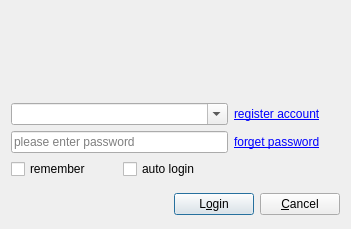
<?xml version="1.0" encoding="UTF-8"?>
<ui version="4.0">
 <class>LoginDialog</class>
 <widget class="QDialog" name="LoginDialog">
  <property name="geometry">
   <rect>
    <x>0</x>
    <y>0</y>
    <width>351</width>
    <height>229</height>
   </rect>
  </property>
  <property name="windowTitle">
   <string>Login</string>
  </property>
  <property name="sizeGripEnabled">
   <bool>false</bool>
  </property>
  <property name="modal">
   <bool>false</bool>
  </property>
  <layout class="QVBoxLayout" name="verticalLayout">
   <item>
    <widget class="QLabel" name="banner">
     <property name="sizePolicy">
      <sizepolicy hsizetype="Preferred" vsizetype="Fixed">
       <horstretch>0</horstretch>
       <verstretch>0</verstretch>
      </sizepolicy>
     </property>
     <property name="minimumSize">
      <size>
       <width>0</width>
       <height>80</height>
      </size>
     </property>
     <property name="baseSize">
      <size>
       <width>0</width>
       <height>0</height>
      </size>
     </property>
     <property name="text">
      <string/>
     </property>
    </widget>
   </item>
   <item>
    <layout class="QGridLayout" name="gridLayout">
     <item row="0" column="2">
      <widget class="QLabel" name="registerAccount">
       <property name="focusPolicy">
        <enum>Qt::NoFocus</enum>
       </property>
       <property name="text">
        <string>&lt;a href=&quot;register&quot;&gt;register account&lt;/a&gt;</string>
       </property>
      </widget>
     </item>
     <item row="1" column="0" colspan="2">
      <widget class="QLineEdit" name="passwordEdit">
       <property name="placeholderText">
        <string>please enter password</string>
       </property>
      </widget>
     </item>
     <item row="1" column="2">
      <widget class="QLabel" name="forgetPassword">
       <property name="focusPolicy">
        <enum>Qt::NoFocus</enum>
       </property>
       <property name="text">
        <string>&lt;a href=&quot;register&quot;&gt;forget password&lt;/a&gt;</string>
       </property>
      </widget>
     </item>
     <item row="2" column="0">
      <widget class="QCheckBox" name="rememberPassword">
       <property name="text">
        <string>remember</string>
       </property>
      </widget>
     </item>
     <item row="2" column="1">
      <widget class="QCheckBox" name="autoLogin">
       <property name="text">
        <string>auto login</string>
       </property>
      </widget>
     </item>
     <item row="0" column="0" colspan="2">
      <widget class="QComboBox" name="accountEdit">
       <property name="editable">
        <bool>true</bool>
       </property>
      </widget>
     </item>
    </layout>
   </item>
   <item>
    <layout class="QHBoxLayout" name="horizontalLayout">
     <property name="topMargin">
      <number>5</number>
     </property>
     <item>
      <spacer name="horizontalSpacer">
       <property name="orientation">
        <enum>Qt::Horizontal</enum>
       </property>
       <property name="sizeHint" stdset="0">
        <size>
         <width>40</width>
         <height>20</height>
        </size>
       </property>
      </spacer>
     </item>
     <item>
      <widget class="QPushButton" name="loginButton">
       <property name="sizePolicy">
        <sizepolicy hsizetype="Fixed" vsizetype="Fixed">
         <horstretch>0</horstretch>
         <verstretch>0</verstretch>
        </sizepolicy>
       </property>
       <property name="text">
        <string>L&amp;ogin</string>
       </property>
       <property name="default">
        <bool>true</bool>
       </property>
      </widget>
     </item>
     <item>
      <widget class="QPushButton" name="cancelButton">
       <property name="sizePolicy">
        <sizepolicy hsizetype="Fixed" vsizetype="Fixed">
         <horstretch>0</horstretch>
         <verstretch>0</verstretch>
        </sizepolicy>
       </property>
       <property name="text">
        <string>&amp;Cancel</string>
       </property>
       <property name="autoDefault">
        <bool>false</bool>
       </property>
      </widget>
     </item>
    </layout>
   </item>
  </layout>
 </widget>
 <tabstops>
  <tabstop>accountEdit</tabstop>
  <tabstop>passwordEdit</tabstop>
  <tabstop>rememberPassword</tabstop>
  <tabstop>autoLogin</tabstop>
  <tabstop>loginButton</tabstop>
  <tabstop>cancelButton</tabstop>
 </tabstops>
 <resources/>
 <connections/>
</ui>
